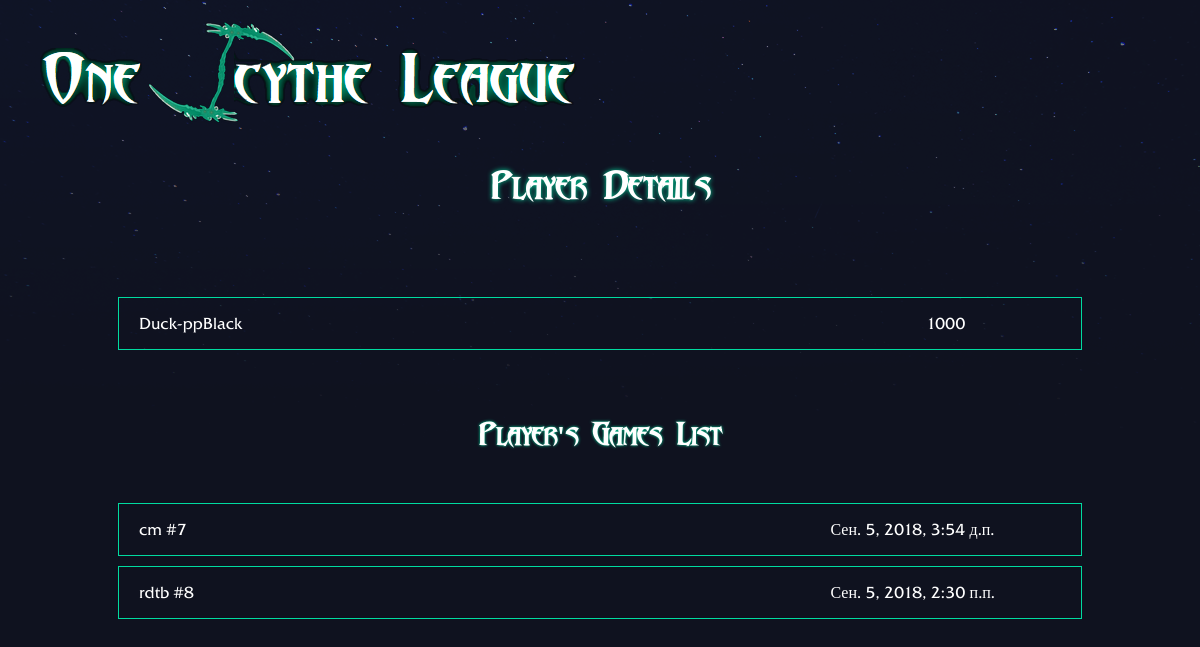
The page /players/5/ on the database its author committed.
### calculator/models.py (models this page shows, shortened)
class Player(models.Model):
    nickname = models.CharField(max_length=25)
    pts = models.IntegerField()

class Game(models.Model):
    date = models.DateTimeField(auto_now_add=True)
    mode = models.ForeignKey(
        'GameMode',
        on_delete=models.CASCADE,
    )
    players = models.ManyToManyField(Player, related_name='games')
    def __str__(self):
        return (str(self.mode) + " #" + str(self.id))

class GameMode(models.Model):
    line = models.CharField(max_length=15)
    def __str__(self):
        return self.line

### calculator/views.py (the view)
# urls.py: url(r'^players/(?P<pk>\d+)/$', views.player_detail, name='player_detail'),
def player_detail(request, pk):
    player = get_object_or_404(Player, pk=pk)
    return render(request, 'calculator/player_detail.html', { 'player': player })

### calculator/templates/calculator/player_detail.html
{% extends 'base_layout.html' %}
{% block content %}
  <h1>Player details</h1>
  <div class="players-info-list">
    <div class="player-info">
      <p class="player-nickname">
        {{player.nickname}}
      </p>
      <p class="player-pts">
        {{player.pts}}
      </p>
    </div>
  </div>
  <h2>Player's Games List</h2>
  <div class="games-info-list">
    {% for game in player.games.all %}
      <a href="{% url 'calculator:game_detail' pk=game.pk %}">
        <div class="game-info">
          <p class="game-name">
            {{game}}
          </p>
          <p class="game-date">
            {{game.date}}
          </p>
        </div>
      </a>
    {% endfor %}
{% endblock %}

### assets/css/styles.css (style rules this page uses)
body { display: block; background-color: #0f121f; background-image: url("../image/stars.png"); background-repeat: no-repeat; color: white; font-family: "FRIZQT"; }
a, a:hover, a:visited { color: #fff; text-decoration: none; }
.wrapper > h1, h2 { text-align: center; font-family: "Abaddon"; padding-bottom: 40px; text-transform: capitalize; }
.wrapper > h1 { font-size: 2.2em; text-shadow: #00dba0 0 0 5px; }
.wrapper > h2 { font-size: 1.8em; margin: 20px 0px 0px 0px; padding: 20px 0px 0px 0px; text-shadow: #00dba0 0 0 3px; }
.players-info-list, .games-info-list { margin: 50px 100px; display: block; }
.player-info, .game-info { display: grid; grid-template-columns: 3fr 1fr; border: 1px solid #00dba0; padding: 0px 20px; margin: 10px; }
.game-name, .game-date { text-align: left; border: 1px none #00dba0; }
.player-nickname { text-align: left; border: 1px none #00dba0; }
.player-pts { text-align: center; border: 1px none #00dba0; }

### rows shown on the page
Player: nickname "Duck-ppBlack", pts "1000"
Game: mode+id "cm #7", date "Сен. 5, 2018, 3:54 д.п."
Game: mode+id "rdtb #8", date "Сен. 5, 2018, 2:30 п.п."
